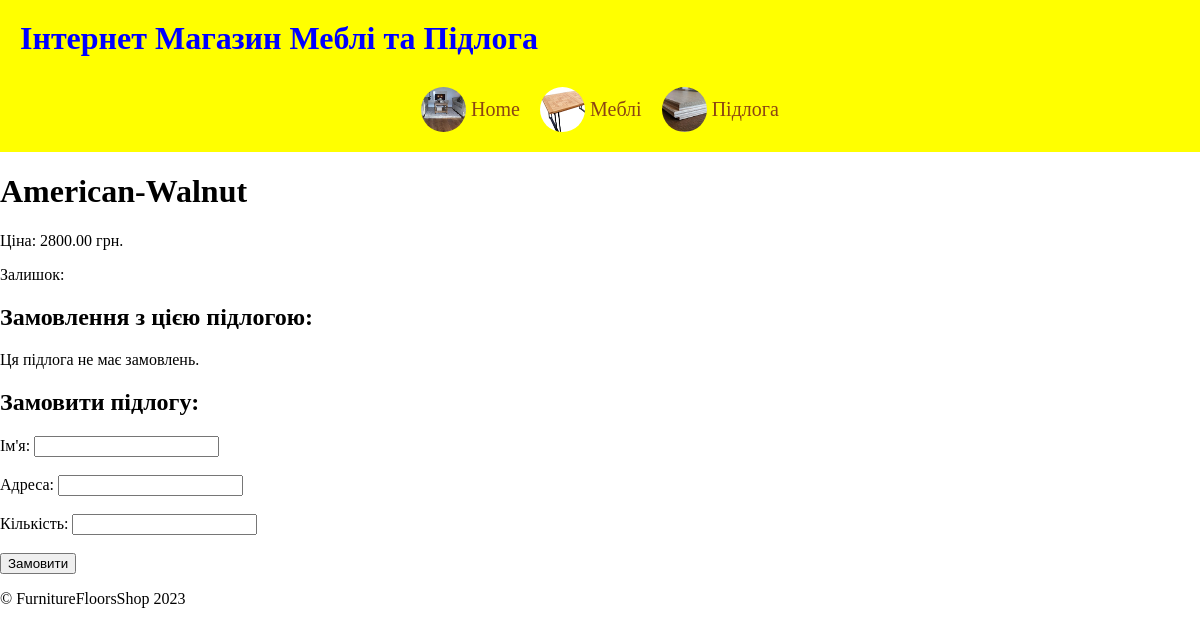
/shop/flooring/2/, run on an earlier commit of the app's database.
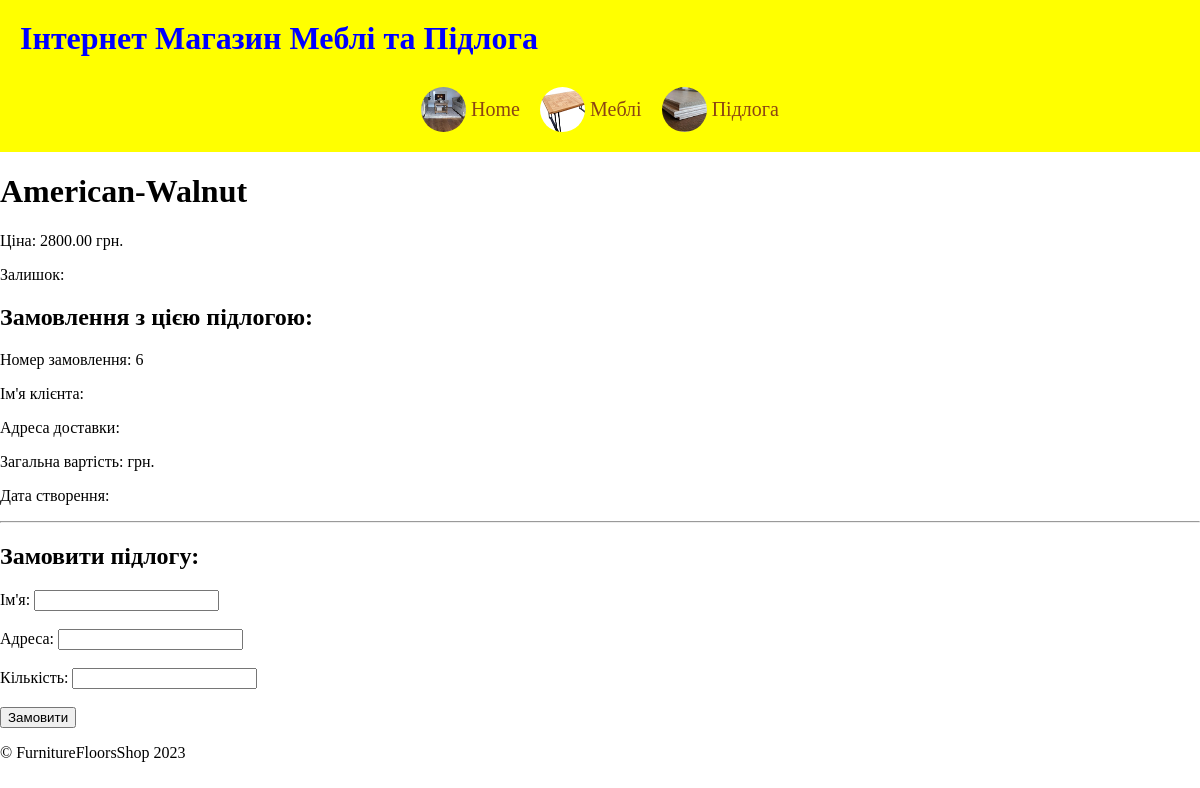
And on a later commit of the database.
### shop/models.py (models this page shows, shortened)
class Order(models.Model):
    id = models.AutoField(primary_key=True)
    user = models.ForeignKey(User, on_delete=models.CASCADE, default=None)
    products = models.ManyToManyField('Product', through='OrderItem')
    order_date = models.DateTimeField(auto_now_add=True)
    total_amount = models.DecimalField(max_digits=10, decimal_places=2, default=0)

### shop/views.py (the view)
# urls.py: path('flooring/<int:pk>/', FlooringDetailView.as_view(), name='flooring_detail'),
class FlooringDetailView(DetailView):
    model = Flooring
    template_name = 'shop/flooring/flooring_detail.html'
    context_object_name = 'flooring'

### shop/templates/shop/flooring/flooring_detail.html (shortened to what this page needs)
{% extends 'shop/base.html' %}
    {% block content %}
        <h1>{{ flooring.name }}</h1>
        <p>Ціна: {{ flooring.price }} грн.</p>
        <p>Залишок: {{ flooring.stock }}</p>
        <h2>Замовлення з цією підлогою:</h2>
        {% for order in flooring.order_set.all %}
            <p>Номер замовлення: {{ order.id }}</p>
            <p>Ім'я клієнта: {{ order.customer_name }}</p>
            <p>Адреса доставки: {{ order.address }}</p>
            <p>Загальна вартість: {{ order.total_price }} грн.</p>
            <p>Дата створення: {{ order.date_created }}</p>
            <hr>
        {% empty %}
            <p>Ця підлога не має замовлень.</p>
        {% endfor %}
        <h2>Замовити підлогу:</h2>
        <form action="{% url 'shop:order_view_flooring' pk=flooring.pk %}" method="post">
            <label for="customer_name">Ім'я:</label>
            <input type="text" name="customer_name" id="customer_name" required><br><br>
            <label for="address">Адреса:</label>
            <input type="text" name="address" id="address" required><br><br>
            <label for="quantity">Кількість:</label>
            <input type="number" name="quantity" id="quantity" min="1" required><br><br>
            <input type="submit" value="Замовити">
        </form>
    {% endblock %}

What changed in the data, as far as the page shows it:
added Order: id "6"
Also different on the page:
text no longer shown: "Ця підлога не має замовлень."
